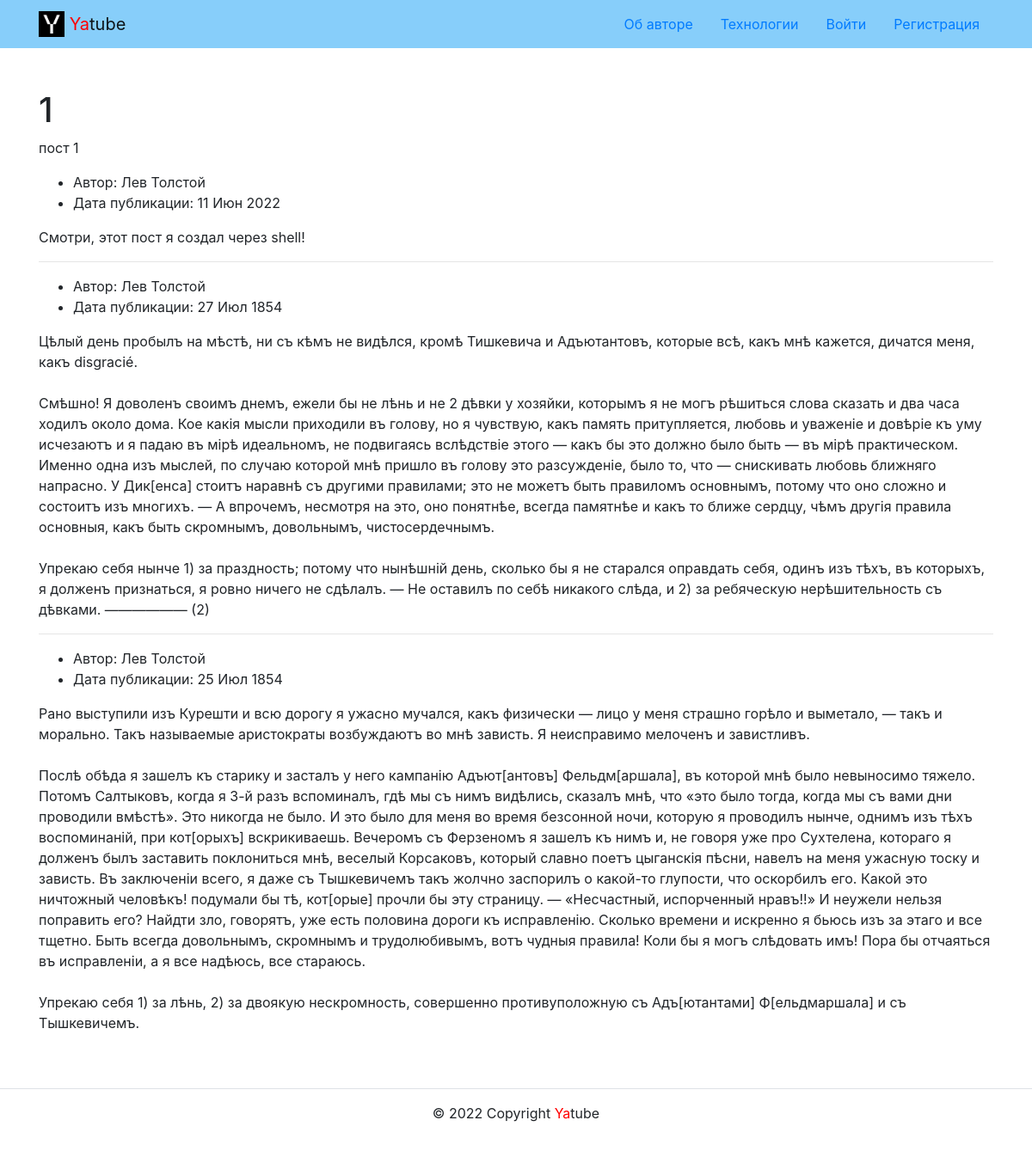
/group/group1/, run on an earlier commit of the app's database.
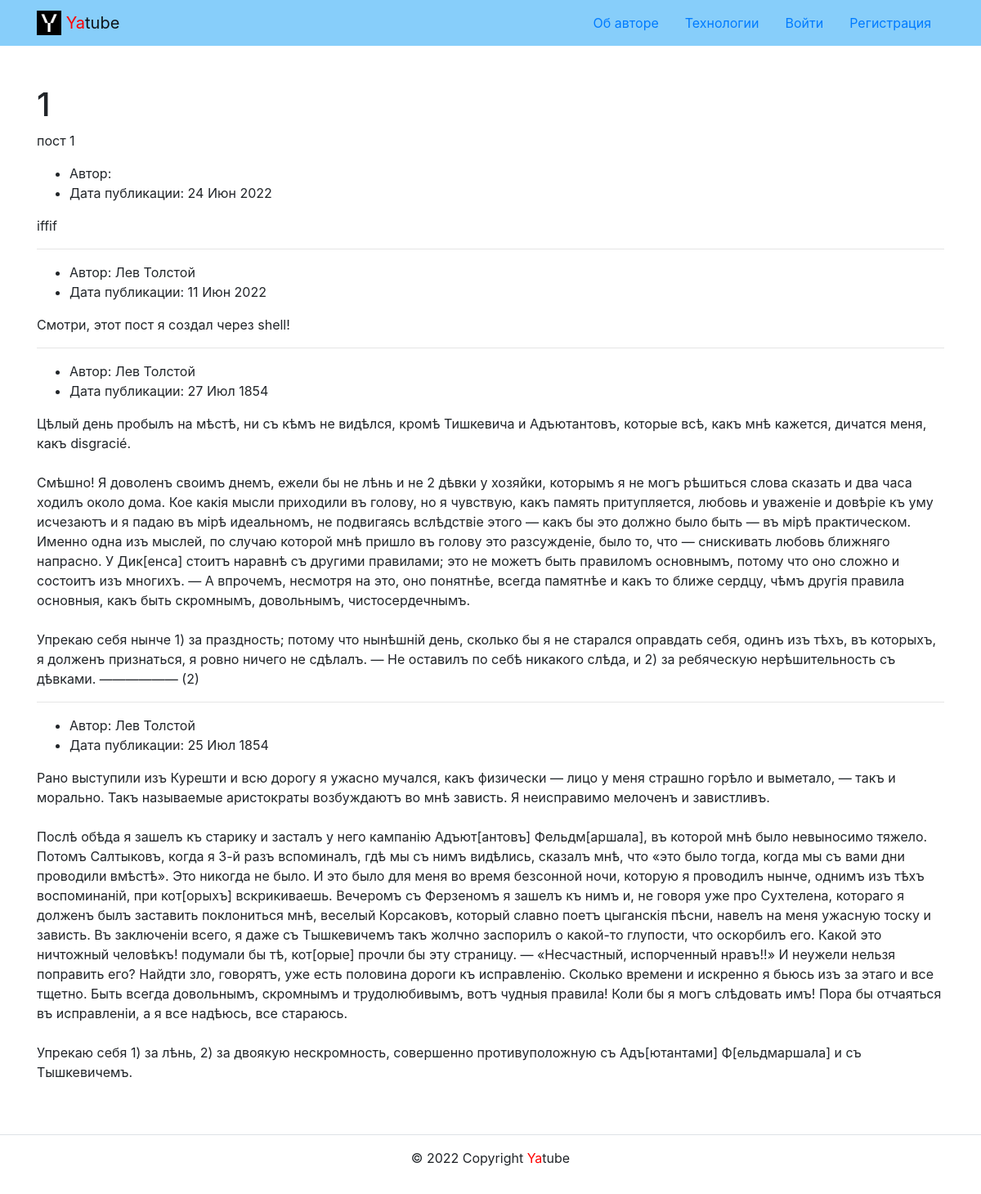
And on a later commit of the database.
### posts/models.py (models this page shows, shortened)
class Post(models.Model):
    text = models.TextField()
    pub_date = models.DateTimeField(auto_now_add=True)
    author = models.ForeignKey(
        User,
        on_delete=models.CASCADE,
        related_name='posts'
    )
    group = models.ForeignKey(
        'Group',
        on_delete=models.SET_NULL,
        blank=True,
        null=True,
        related_name='posts'
    )
    class Meta:
        verbose_name = 'post'
        verbose_name_plural = 'posts'
        ordering = ('-pub_date',)

### posts/views.py (the view)
def group_posts(request, slug):
    group = get_object_or_404(Group, slug=slug)
    posts = group.posts.all()[:settings.POST_PER_DATE]
    context = {
        'group': group,
        'posts': posts,
    }
    return render(request, 'posts/group_list.html', context)

### core/context_processors/year.py (called while the page is built)
def year (request):
    dt = datetime.date.today().year
    return {
        'year' : dt
    }

### templates/posts/group_list.html (shortened to what this page needs)
{% extends 'base.html' %}
    {% block content %}
      <div class="container py-5">
        <h1>{{ group.title }}</h1>
        <p>
          {{ group.description }}
        </p>
      {%for post in posts%}
        <article>
          <ul>
            <li>
              Автор: {{post.author.get_full_name}}
            </li>
            <li>
              Дата публикации: {{post.pub_date|date:"d M Y"}}
            </li>
          </ul>
          <p>
            {{post.text|linebreaksbr}}
          </p>
        </article>
      {% if not forloop.last %}<hr>{% endif %}
      {%endfor%}
      </div>
    {% endblock %}

What changed in the data, as far as the page shows it:
added Post: pub_date "24 Июн 2022", text "iffif"
